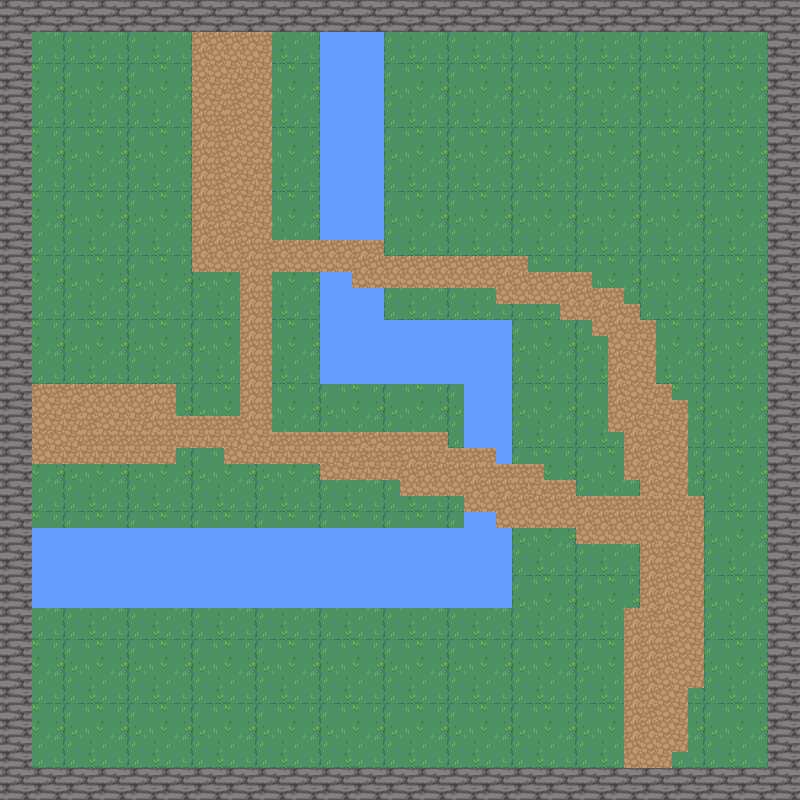

This game map was drawn from its Tiled (.tmx) file and the tilesets committed beside it. A one-line description and the trimmed map source follow:
An orthogonal 50x50 tile map with 16x16 px tiles, 4 tile layers (background, wall, water, path).

<map version="1.5" tiledversion="1.7.2" orientation="orthogonal" renderorder="right-down" width="50" height="50" tilewidth="16" tileheight="16" infinite="0" nextlayerid="5" nextobjectid="1">
 <tileset firstgid="1" source="Nature.tsx" />
 <layer id="1" name="background" width="50" height="50">
  <data>[2500 cells, 2500 non-empty, 16 distinct tile ids]</data>
 </layer>
 <layer id="2" name="wall" width="50" height="50">
  <data>[2500 cells, 384 non-empty, 4 distinct tile ids]</data>
 </layer>
 <layer id="3" name="water" width="50" height="50">
  <data>[2500 cells, 297 non-empty, 4 distinct tile ids]</data>
 </layer>
 <layer id="4" name="path" width="50" height="50">
  <data>[2500 cells, 392 non-empty, 4 distinct tile ids]</data>
 </layer>
</map>
